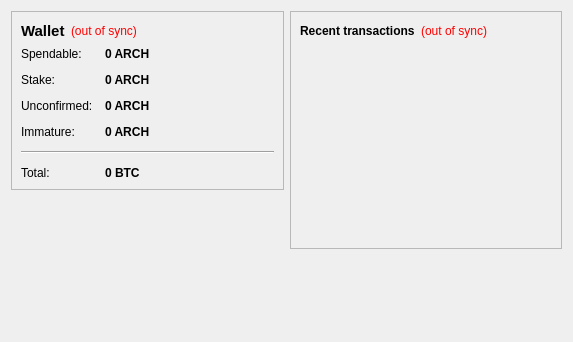
<?xml version="1.0" encoding="UTF-8"?>
<ui version="4.0">
 <class>OverviewPage</class>
 <widget class="QWidget" name="OverviewPage">
  <property name="geometry">
   <rect>
    <x>0</x>
    <y>0</y>
    <width>573</width>
    <height>342</height>
   </rect>
  </property>
  <property name="windowTitle">
   <string>Form</string>
  </property>
  <layout class="QHBoxLayout" name="horizontalLayout" stretch="1,1">
   <item>
    <layout class="QVBoxLayout" name="verticalLayout_2">
     <item>
      <widget class="QFrame" name="frame">
       <property name="frameShape">
        <enum>QFrame::StyledPanel</enum>
       </property>
       <property name="frameShadow">
        <enum>QFrame::Raised</enum>
       </property>
       <layout class="QVBoxLayout" name="verticalLayout_4">
        <item>
         <layout class="QHBoxLayout" name="horizontalLayout_4">
          <item>
           <widget class="QLabel" name="label_5">
            <property name="font">
             <font>
              <pointsize>11</pointsize>
              <weight>75</weight>
              <bold>true</bold>
             </font>
            </property>
            <property name="text">
             <string>Wallet</string>
            </property>
           </widget>
          </item>
          <item>
           <widget class="QLabel" name="labelWalletStatus">
            <property name="toolTip">
             <string>The displayed information may be out of date. Your wallet automatically synchronizes with the ARTECHO network after a connection is established, but this process has not completed yet.</string>
            </property>
            <property name="styleSheet">
             <string notr="true">QLabel { color: red; }</string>
            </property>
            <property name="text">
             <string notr="true">(out of sync)</string>
            </property>
            <property name="alignment">
             <set>Qt::AlignLeading|Qt::AlignLeft|Qt::AlignVCenter</set>
            </property>
           </widget>
          </item>
          <item>
           <spacer name="horizontalSpacer_2">
            <property name="orientation">
             <enum>Qt::Horizontal</enum>
            </property>
            <property name="sizeHint" stdset="0">
             <size>
              <width>40</width>
              <height>20</height>
             </size>
            </property>
           </spacer>
          </item>
         </layout>
        </item>
        <item>
         <layout class="QFormLayout" name="formLayout_2">
          <property name="fieldGrowthPolicy">
           <enum>QFormLayout::AllNonFixedFieldsGrow</enum>
          </property>
          <property name="horizontalSpacing">
           <number>12</number>
          </property>
          <property name="verticalSpacing">
           <number>12</number>
          </property>
          <item row="0" column="0">
           <widget class="QLabel" name="label">
            <property name="text">
             <string>Spendable:</string>
            </property>
           </widget>
          </item>
          <item row="0" column="1">
           <widget class="QLabel" name="labelBalance">
            <property name="font">
             <font>
              <weight>75</weight>
              <bold>true</bold>
             </font>
            </property>
            <property name="cursor">
             <cursorShape>IBeamCursor</cursorShape>
            </property>
            <property name="toolTip">
             <string>Your current spendable balance</string>
            </property>
            <property name="text">
             <string notr="true">0 ARCH</string>
            </property>
            <property name="textInteractionFlags">
             <set>Qt::LinksAccessibleByMouse|Qt::TextSelectableByKeyboard|Qt::TextSelectableByMouse</set>
            </property>
           </widget>
          </item>
          <item row="1" column="0">
           <widget class="QLabel" name="label_6">
            <property name="text">
             <string>Stake:</string>
            </property>
           </widget>
          </item>
          <item row="1" column="1">
           <widget class="QLabel" name="labelStake">
            <property name="font">
             <font>
              <weight>75</weight>
              <bold>true</bold>
             </font>
            </property>
            <property name="cursor">
             <cursorShape>IBeamCursor</cursorShape>
            </property>
            <property name="toolTip">
             <string>Total of coins that was staked, and do not yet count toward the current balance</string>
            </property>
            <property name="text">
             <string notr="true">0 ARCH</string>
            </property>
            <property name="textInteractionFlags">
             <set>Qt::LinksAccessibleByMouse|Qt::TextSelectableByKeyboard|Qt::TextSelectableByMouse</set>
            </property>
           </widget>
          </item>
          <item row="2" column="0">
           <widget class="QLabel" name="label_3">
            <property name="text">
             <string>Unconfirmed:</string>
            </property>
           </widget>
          </item>
          <item row="2" column="1">
           <widget class="QLabel" name="labelUnconfirmed">
            <property name="font">
             <font>
              <weight>75</weight>
              <bold>true</bold>
             </font>
            </property>
            <property name="cursor">
             <cursorShape>IBeamCursor</cursorShape>
            </property>
            <property name="toolTip">
             <string>Total of transactions that have yet to be confirmed, and do not yet count toward the current balance</string>
            </property>
            <property name="text">
             <string notr="true">0 ARCH</string>
            </property>
            <property name="textInteractionFlags">
             <set>Qt::LinksAccessibleByMouse|Qt::TextSelectableByKeyboard|Qt::TextSelectableByMouse</set>
            </property>
           </widget>
          </item>
          <item row="3" column="0">
           <widget class="QLabel" name="labelImmatureText">
            <property name="text">
             <string>Immature:</string>
            </property>
           </widget>
          </item>
          <item row="3" column="1">
           <widget class="QLabel" name="labelImmature">
            <property name="font">
             <font>
              <weight>75</weight>
              <bold>true</bold>
             </font>
            </property>
            <property name="toolTip">
             <string>Mined balance that has not yet matured</string>
            </property>
            <property name="text">
             <string notr="true">0 ARCH</string>
            </property>
            <property name="textInteractionFlags">
             <set>Qt::LinksAccessibleByMouse|Qt::TextSelectableByKeyboard|Qt::TextSelectableByMouse</set>
            </property>
           </widget>
          </item>
          <item row="4" column="0" colspan="2">
           <widget class="Line" name="line">
            <property name="orientation">
             <enum>Qt::Horizontal</enum>
            </property>
           </widget>
          </item>
          <item row="5" column="0">
           <widget class="QLabel" name="labelTotalText">
            <property name="text">
             <string>Total:</string>
            </property>
           </widget>
          </item>
          <item row="5" column="1">
           <widget class="QLabel" name="labelTotal">
            <property name="font">
             <font>
              <weight>75</weight>
              <bold>true</bold>
             </font>
            </property>
            <property name="cursor">
             <cursorShape>IBeamCursor</cursorShape>
            </property>
            <property name="toolTip">
             <string>Your current total balance</string>
            </property>
            <property name="text">
             <string notr="true">0 BTC</string>
            </property>
            <property name="textInteractionFlags">
             <set>Qt::LinksAccessibleByMouse|Qt::TextSelectableByKeyboard|Qt::TextSelectableByMouse</set>
            </property>
           </widget>
          </item>
         </layout>
        </item>
       </layout>
      </widget>
     </item>
     <item>
      <spacer name="verticalSpacer">
       <property name="orientation">
        <enum>Qt::Vertical</enum>
       </property>
       <property name="sizeHint" stdset="0">
        <size>
         <width>20</width>
         <height>40</height>
        </size>
       </property>
      </spacer>
     </item>
    </layout>
   </item>
   <item>
    <layout class="QVBoxLayout" name="verticalLayout_3">
     <item>
      <widget class="QFrame" name="frame_2">
       <property name="frameShape">
        <enum>QFrame::StyledPanel</enum>
       </property>
       <property name="frameShadow">
        <enum>QFrame::Raised</enum>
       </property>
       <layout class="QVBoxLayout" name="verticalLayout">
        <item>
         <layout class="QHBoxLayout" name="horizontalLayout_2">
          <item>
           <widget class="QLabel" name="label_4">
            <property name="text">
             <string>&lt;b&gt;Recent transactions&lt;/b&gt;</string>
            </property>
           </widget>
          </item>
          <item>
           <widget class="QLabel" name="labelTransactionsStatus">
            <property name="toolTip">
             <string>The displayed information may be out of date. Your wallet automatically synchronizes with the ARTECHO network after a connection is established, but this process has not completed yet.</string>
            </property>
            <property name="styleSheet">
             <string notr="true">QLabel { color: red; }</string>
            </property>
            <property name="text">
             <string notr="true">(out of sync)</string>
            </property>
            <property name="alignment">
             <set>Qt::AlignRight|Qt::AlignTrailing|Qt::AlignVCenter</set>
            </property>
           </widget>
          </item>
          <item>
           <spacer name="horizontalSpacer">
            <property name="orientation">
             <enum>Qt::Horizontal</enum>
            </property>
            <property name="sizeHint" stdset="0">
             <size>
              <width>40</width>
              <height>20</height>
             </size>
            </property>
           </spacer>
          </item>
         </layout>
        </item>
        <item>
         <widget class="QListView" name="listTransactions">
          <property name="styleSheet">
           <string notr="true">QListView { background: transparent; }</string>
          </property>
          <property name="frameShape">
           <enum>QFrame::NoFrame</enum>
          </property>
          <property name="verticalScrollBarPolicy">
           <enum>Qt::ScrollBarAlwaysOff</enum>
          </property>
          <property name="horizontalScrollBarPolicy">
           <enum>Qt::ScrollBarAlwaysOff</enum>
          </property>
          <property name="selectionMode">
           <enum>QAbstractItemView::NoSelection</enum>
          </property>
         </widget>
        </item>
       </layout>
      </widget>
     </item>
     <item>
      <spacer name="verticalSpacer_2">
       <property name="orientation">
        <enum>Qt::Vertical</enum>
       </property>
       <property name="sizeHint" stdset="0">
        <size>
         <width>20</width>
         <height>40</height>
        </size>
       </property>
      </spacer>
     </item>
    </layout>
   </item>
  </layout>
 </widget>
 <resources/>
 <connections/>
</ui>
